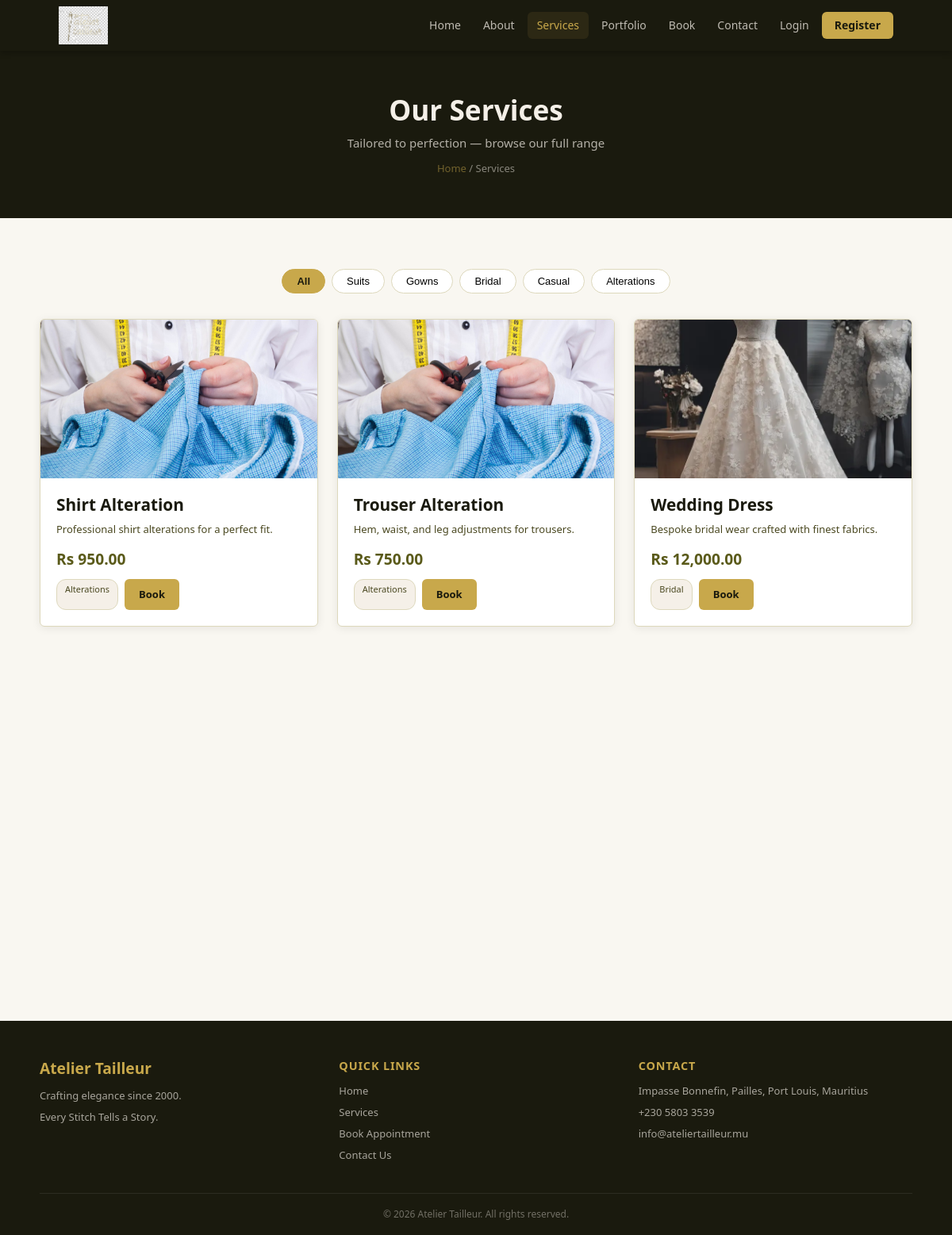
/services.php, run on the app's committed database.
### tables this page shows
CREATE TABLE IF NOT EXISTS services (
    id INT AUTO_INCREMENT PRIMARY KEY,
    name VARCHAR(100) NOT NULL,
    description TEXT,
    price DECIMAL(10,2) NOT NULL,
    category VARCHAR(50),
    image VARCHAR(255)
);

### services.php (the view, shortened to what this page needs)
<?php
include 'header.php';
include 'db_connect.php';
$result = mysqli_query($conn, "SELECT * FROM services ORDER BY category, name");
$services = [];
while ($row = mysqli_fetch_assoc($result)) {
    $services[] = $row;
}
?>
<div class="page-hero">
  <h1>Our Services</h1>
  <p>Tailored to perfection — browse our full range</p>
  <div class="breadcrumb"><a href="index.php">Home</a> / Services</div>
</div>
<section class="section">
  <div class="section-inner">
    <div class="filter-bar">
      <button class="filter-btn active" data-filter="all">All</button>
      <button class="filter-btn" data-filter="Suits">Suits</button>
      <button class="filter-btn" data-filter="Gowns">Gowns</button>
      <button class="filter-btn" data-filter="Bridal">Bridal</button>
      <button class="filter-btn" data-filter="Casual">Casual</button>
      <button class="filter-btn" data-filter="Alterations">Alterations</button>
    </div>
    <div class="cards-grid">
      <?php
      $imgs   = [
        'Suits'       => 'images/mensuit.webp',
        'Gowns'       => 'images/eveninggown.avif',
        'Bridal'      => 'images/weddingdress.webp',
        'Casual'      => 'images/trouseralteration.webp',
        'Alterations' => 'images/shirtalteration.jpg',
      ];
      foreach ($services as $s):
        $cat   = htmlspecialchars($s['category']);
        $img   = isset($imgs[$cat]) ? $imgs[$cat] : null;
      ?>
      <div class="card service-card reveal" data-cat="<?= $cat ?>">
        <div class="card-img" style="padding:0; overflow:hidden;">
          <?php if ($img): ?>
            <img src="<?= $img ?>" alt="<?= $cat ?>" style="width:100%; height:100%; object-fit:cover;">
          <?php else: ?>
            ✂️
          <?php endif; ?>
        </div>
        <div class="card-body">
          <h3><?= htmlspecialchars($s['name']) ?></h3>
          <p><?= htmlspecialchars($s['description']) ?></p>
          <div class="card-price">Rs <?= number_format($s['price'], 2) ?></div>
          <div style="margin-top:10px; display:flex; gap:8px; flex-wrap:wrap;">
            <span style="font-size:11px; padding:3px 10px; border-radius:12px; background:var(--cream); border:1px solid var(--border); color:var(--mid);"><?= $cat ?></span>
            <a href="book.php?service=<?= $s['id'] ?>" class="btn btn-primary btn-sm">Book</a>
          </div>
        </div>
      </div>
      <?php endforeach; ?>
    </div>
  </div>
</section>
<?php include 'footer.php'; ?>

### header.php (shortened to what this page needs)
<?php
$current = basename($_SERVER['PHP_SELF']);
?>
<!DOCTYPE html>
<html lang="en">
<head>
  <link rel="stylesheet" href="style.css">
</head>
<body>
<header class="site-header">
  <div class="header-inner">
    <a href="index.php" class="logo">
      <img src="images/logo.png" alt="Atelier Tailleur" style="height:48px; width:auto;">
    </a>
    <nav class="main-nav" id="mainNav">
      <a href="index.php"     class="<?= $current=='index.php'     ? 'active':'' ?>">Home</a>
      <a href="about.php"     class="<?= $current=='about.php'     ? 'active':'' ?>">About</a>
      <a href="services.php"  class="<?= $current=='services.php'  ? 'active':'' ?>">Services</a>
      <a href="portfolio.php" class="<?= $current=='portfolio.php' ? 'active':'' ?>">Portfolio</a>
      <a href="book.php"      class="<?= $current=='book.php'      ? 'active':'' ?>">Book</a>
      <a href="contact.php"   class="<?= $current=='contact.php'   ? 'active':'' ?>">Contact</a>
      <?php if (isset($_SESSION['user_id'])): ?>
        <a href="dashboard.php" class="<?= $current=='dashboard.php' ? 'active':'' ?>">Dashboard</a>
        <a href="logout.php" class="btn-nav">Logout</a>
      <?php else: ?>
        <a href="login.php"    class="<?= $current=='login.php'    ? 'active':'' ?>">Login</a>
        <a href="register.php" class="btn-nav">Register</a>
      <?php endif; ?>
    </nav>
  </div>
</header>

### footer.php (shortened to what this page needs)
<footer class="site-footer">
  <div class="footer-inner">
    <div class="footer-col">
      <h3>Atelier Tailleur</h3>
      <p>Crafting elegance since 2000.</p>
      <p>Every Stitch Tells a Story.</p>
    </div>
    <div class="footer-col">
      <h4>Quick Links</h4>
      <ul>
        <li><a href="index.php">Home</a></li>
        <li><a href="services.php">Services</a></li>
        <li><a href="book.php">Book Appointment</a></li>
        <li><a href="contact.php">Contact Us</a></li>
      </ul>
    </div>
    <div class="footer-col">
      <h4>Contact</h4>
      <p>Impasse Bonnefin, Pailles, Port Louis, Mauritius</p>
      <p>+230 5803 3539</p>
      <p>info@ateliertailleur.mu</p>
    </div>
  </div>
  <div class="footer-bottom">
    <p>&copy; <?= date('Y') ?> Atelier Tailleur. All rights reserved.</p>
  </div>
</footer>
</body>
</html>

### style.css (style rules this page uses)
:root { --olive: #5a5a1a; --gold: #c8a84b; --cream: #f5f0e8; --dark: #1a1a0e; --mid: #4a4820; --light: #f9f7f1; --white: #ffffff; --border: #ddd8bc; --red: #c0392b; --green: #27ae60; --radius: 6px; --shadow: 0 2px 12px rgba(0,0,0,0.08); }
*, *::before, *::after { box-sizing: border-box; margin: 0; padding: 0; }
html { scroll-behavior: smooth; }
body { font-family: 'Segoe UI', Arial, sans-serif; font-size: 15px; color: var(--dark); background: var(--light); line-height: 1.6; }
a { color: inherit; text-decoration: none; }
ul { list-style: none; }
img { max-width: 100%; display: block; }
h1, h2, h3, h4 { line-height: 1.25; }
h1 { font-size: 2.4rem; }
h3 { font-size: 1.3rem; }
.site-header { background: var(--dark); color: var(--cream); position: sticky; top: 0; z-index: 100; box-shadow: 0 2px 8px rgba(0,0,0,0.3); }
.header-inner { max-width: 1100px; margin: 0 auto; padding: 0 24px; display: flex; align-items: center; justify-content: space-between; height: 64px; }
.logo { font-size: 1.3rem; font-weight: 700; letter-spacing: 0.04em; color: var(--cream); }
.main-nav { display: flex; align-items: center; gap: 4px; }
.main-nav a { color: rgba(245,240,232,0.75); padding: 6px 12px; border-radius: var(--radius); font-size: 14px; transition: color 0.2s, background 0.2s; }
.main-nav a:hover, .main-nav a.active { color: var(--gold); background: rgba(200,168,75,0.1); }
.main-nav .btn-nav { background: var(--gold); color: var(--dark); font-weight: 600; padding: 6px 16px; border-radius: var(--radius); }
.btn { display: inline-block; padding: 11px 26px; border-radius: var(--radius); font-size: 14px; font-weight: 600; cursor: pointer; transition: all 0.2s; border: 2px solid transparent; }
.btn-primary { background: var(--gold); color: var(--dark); }
.btn-sm { padding: 7px 16px; font-size: 13px; }
.section { padding: 64px 24px; }
.section-inner { max-width: 1100px; margin: 0 auto; }
.cards-grid { display: grid; grid-template-columns: repeat(auto-fit, minmax(270px, 1fr)); gap: 24px; }
.card { background: var(--white); border: 1px solid var(--border); border-radius: var(--radius); overflow: hidden; box-shadow: var(--shadow); transition: transform 0.2s, box-shadow 0.2s; }
.card-img { height: 200px; background: var(--cream); display: flex; align-items: center; justify-content: center; font-size: 60px; color: var(--gold); }
.card-body { padding: 20px; }
.card-body h3 { margin-bottom: 8px; }
.card-body p { font-size: 13px; color: var(--mid); margin-bottom: 12px; }
.card-price { font-size: 1.2rem; font-weight: 700; color: var(--olive); }
.page-hero { background: var(--dark); color: var(--cream); padding: 52px 24px; text-align: center; }
.page-hero h1 { font-size: 2.2rem; margin-bottom: 8px; }
.page-hero p { opacity: 0.7; }
.breadcrumb { font-size: 13px; opacity: 0.5; margin-top: 10px; }
.breadcrumb a { color: var(--gold); }
.filter-bar { display: flex; gap: 8px; flex-wrap: wrap; justify-content: center; margin-bottom: 32px; }
.filter-btn { padding: 7px 18px; border: 1px solid var(--border); border-radius: 20px; background: var(--white); font-size: 13px; cursor: pointer; transition: all 0.2s; }
.filter-btn.active, .filter-btn:hover { background: var(--gold); border-color: var(--gold); color: var(--dark); font-weight: 600; }
.site-footer { background: var(--dark); color: var(--cream); padding: 48px 24px 0; }
.footer-inner { max-width: 1100px; margin: 0 auto; display: grid; grid-template-columns: repeat(auto-fit, minmax(200px, 1fr)); gap: 32px; padding-bottom: 32px; }
.footer-col h3 { color: var(--gold); font-size: 1.2rem; margin-bottom: 12px; }
.footer-col h4 { color: var(--gold); font-size: 0.9rem; letter-spacing: 0.06em; text-transform: uppercase; margin-bottom: 12px; }
.footer-col p, .footer-col li { font-size: 13px; color: rgba(245,240,232,0.65); margin-bottom: 6px; }
.footer-bottom { border-top: 1px solid rgba(255,255,255,0.08); padding: 16px 24px; text-align: center; font-size: 12px; color: rgba(245,240,232,0.4); max-width: 1100px; margin: 0 auto; }
.reveal { opacity: 0; transform: translateY(28px); transition: opacity 0.55s ease, transform 0.55s ease; }
.reveal.visible { opacity: 1; transform: none; }

### data on the page
services: name "Shirt Alteration", description "Professional shirt alterations for a perfect fit.", price "950.00", category "Alterations"
services: name "Trouser Alteration", description "Hem, waist, and leg adjustments for trousers.", price "750.00", category "Alterations"
services: shows a picture, name "Wedding Dress", description "Bespoke bridal wear crafted with finest fabrics.", price "12,000.00", category "Bridal"
